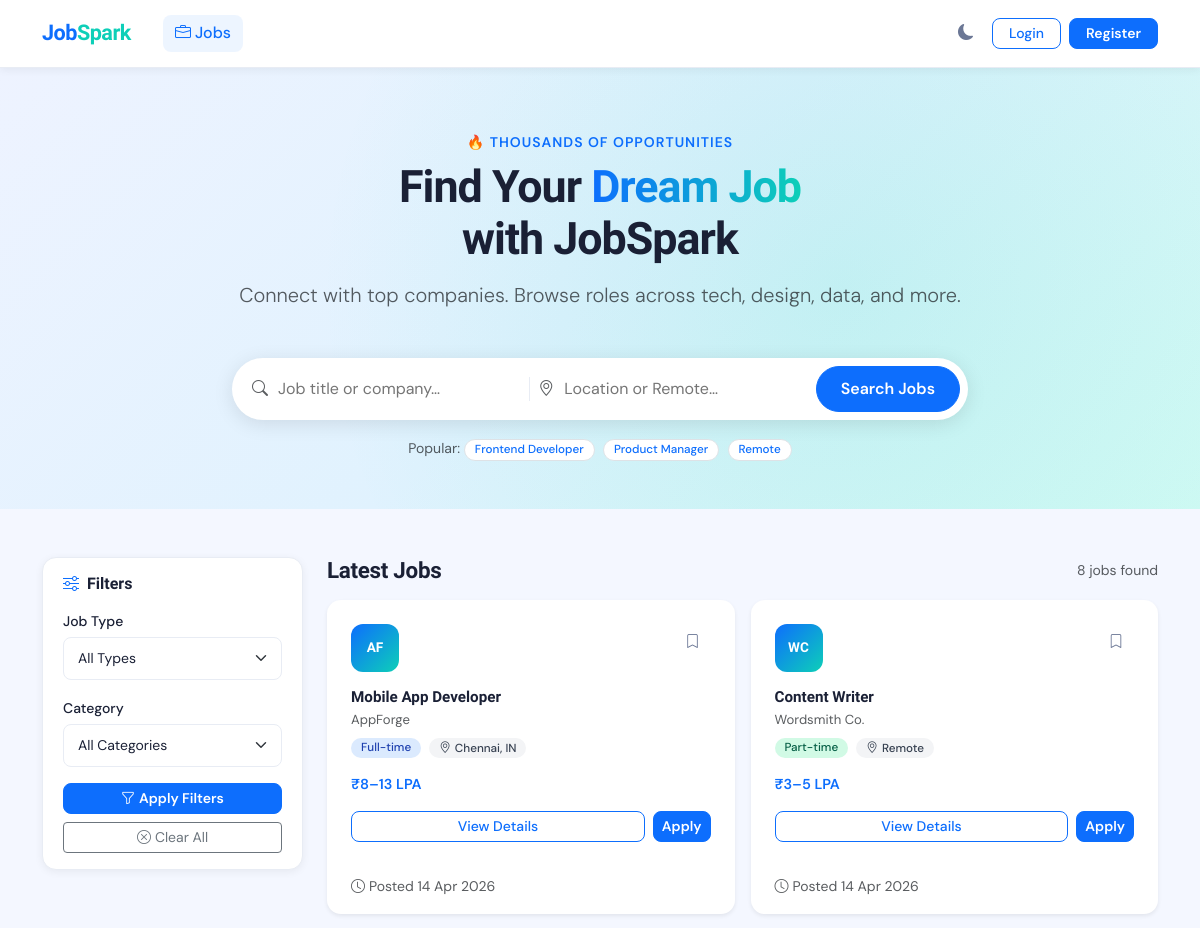
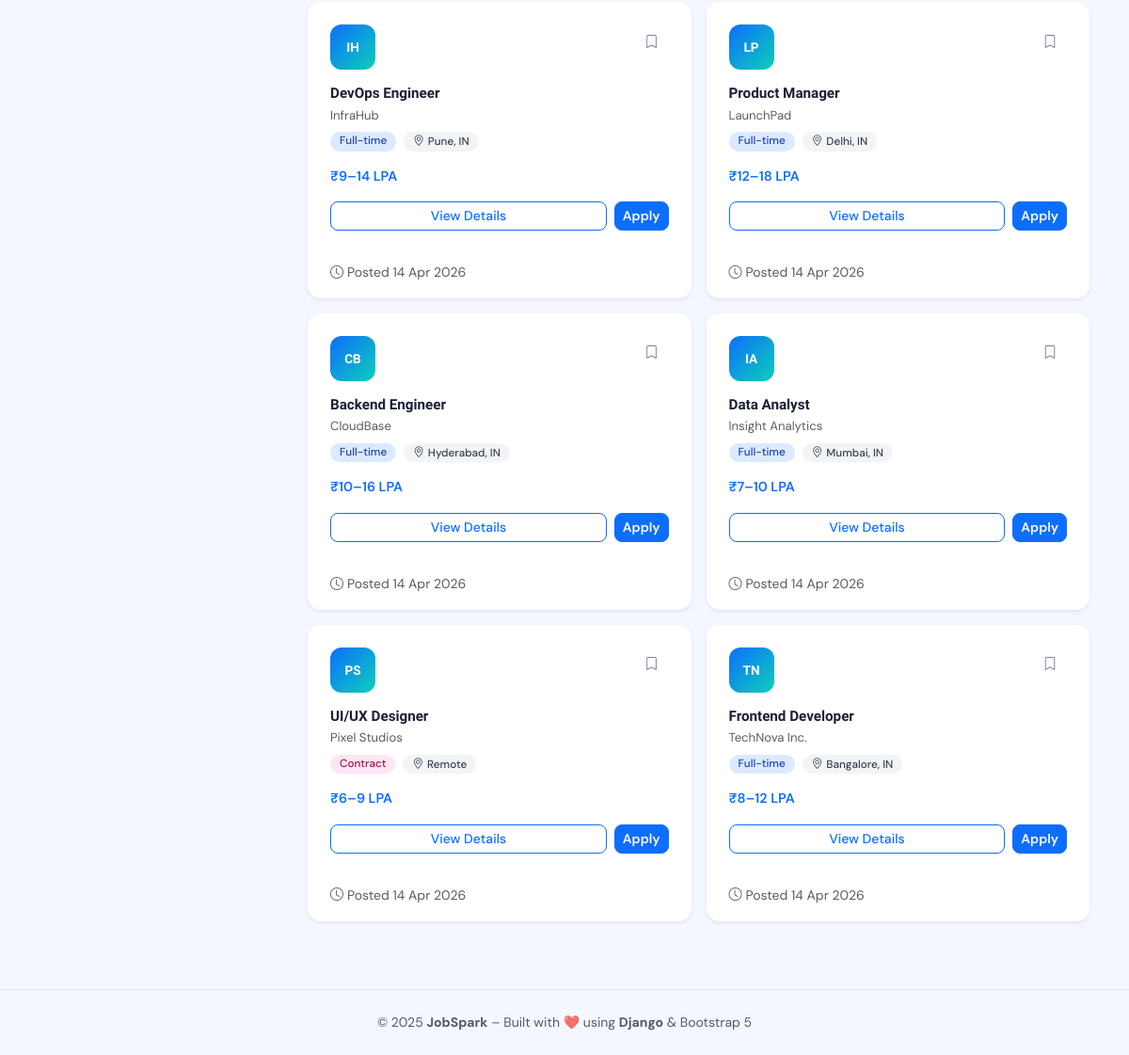
The page / on the database its author committed (2 pictures, top to bottom).
### jobs/models.py (models this page shows, shortened)
class Job(models.Model):
    FULL_TIME  = 'Full-time'
    PART_TIME  = 'Part-time'
    CONTRACT   = 'Contract'
    INTERNSHIP = 'Internship'
    JOB_TYPE_CHOICES = [
        (FULL_TIME,  'Full-time'),
        (PART_TIME,  'Part-time'),
        (CONTRACT,   'Contract'),
        (INTERNSHIP, 'Internship'),
    ]
    ENGINEERING = 'Engineering'
    DESIGN      = 'Design'
    DATA        = 'Data'
    MANAGEMENT  = 'Management'
    MARKETING   = 'Marketing'
    SALES       = 'Sales'
    OTHER       = 'Other'
    CATEGORY_CHOICES = [
        (ENGINEERING, 'Engineering'),
        (DESIGN,      'Design'),
        (DATA,        'Data'),
        (MANAGEMENT,  'Management'),
        (MARKETING,   'Marketing'),
        (SALES,       'Sales'),
        (OTHER,       'Other'),
    ]
    title        = models.CharField(max_length=200)
    company      = models.CharField(max_length=200)
    location     = models.CharField(max_length=200)
    job_type     = models.CharField(max_length=20, choices=JOB_TYPE_CHOICES, default=FULL_TIME)
    salary       = models.CharField(max_length=100, blank=True, default='Negotiable')
    category     = models.CharField(max_length=50, choices=CATEGORY_CHOICES, default=ENGINEERING)
    description  = models.TextField()
    requirements = models.TextField(blank=True, help_text='One requirement per line')
    logo         = models.CharField(max_length=5, blank=True,
                                    help_text='2-letter abbreviation shown on card (e.g. TN)')
    recruiter = models.ForeignKey(
        User,
        on_delete=models.SET_NULL,
        null=True, blank=True,
        related_name='posted_jobs',
    )
    posted_at  = models.DateTimeField(default=timezone.now)
    updated_at = models.DateTimeField(auto_now=True)
    is_active = models.BooleanField(default=True)
    class Meta:
        ordering = ['-posted_at']   # Newest first
        verbose_name = 'Job'
        verbose_name_plural = 'Jobs'
    def get_logo(self):
        return self.logo or self.company[:2].upper()
    def get_type_badge_class(self):
        mapping = {
            self.FULL_TIME:  'badge-fulltime',
            self.CONTRACT:   'badge-contract',
            self.PART_TIME:  'badge-parttime',
            self.INTERNSHIP: 'badge-parttime',
        }
        return mapping.get(self.job_type, 'badge-fulltime')

### jobs/views.py (the view, shortened to what this page needs)
# urls.py: path('',               views.home,        name='home'),
def home(request):
    form = JobSearchForm(request.GET or None)
    jobs = Job.objects.filter(is_active=True).select_related('recruiter')
    saved_ids = set()
    applied_ids = set()
    if request.user.is_authenticated:
        saved_ids   = set(SavedJob.objects.filter(
            user=request.user).values_list('job_id', flat=True))
        applied_ids = set(Application.objects.filter(
            applicant=request.user).values_list('job_id', flat=True))
    context = {
        'jobs':        jobs,
        'form':        form,
        'job_count':   jobs.count(),
        'saved_ids':   saved_ids,
        'applied_ids': applied_ids,
    }
    return render(request, 'jobs/home.html', context)

### jobs/templates/jobs/home.html (shortened to what this page needs)
{% extends "jobs/base.html" %}
{% load static %}
{% block content %}
<section class="hero-section">
  <div class="container position-relative">
    <div class="row justify-content-center text-center mb-4">
      <div class="col-lg-8 fade-up">
        <p class="text-primary fw-semibold small mb-2 text-uppercase" style="letter-spacing:1px">
          🔥 Thousands of opportunities
        </p>
        <h1 class="hero-title mb-3">
          Find Your <span class="highlight">Dream Job</span><br>with JobSpark
        </h1>
        <p class="text-muted lead mb-4 fade-up fade-up-delay-1">
          Connect with top companies. Browse roles across tech, design, data, and more.
        </p>
      </div>
    </div>
    <div class="row justify-content-center fade-up fade-up-delay-2">
      <div class="col-lg-8">
        <form id="searchForm" method="GET" action="{% url 'home' %}">
          <div class="hero-search-bar">
            <i class="bi bi-search text-muted"></i>
            {{ form.q }}
            <i class="bi bi-geo-alt text-muted d-none d-md-block"></i>
            {{ form.location }}
            <button type="submit" class="btn btn-primary">Search Jobs</button>
          </div>
        </form>
      </div>
    </div>
    <div class="row justify-content-center mt-3 fade-up fade-up-delay-3">
      <div class="col-auto">
        <span class="text-muted small">Popular: </span>
        <a href="?q=Frontend+Developer"
           class="badge bg-white text-primary border me-1 text-decoration-none">
          Frontend Developer
        </a>
        <a href="?q=Product+Manager"
           class="badge bg-white text-primary border me-1 text-decoration-none">
          Product Manager
        </a>
        <a href="?location=Remote"
           class="badge bg-white text-primary border text-decoration-none">
          Remote
        </a>
      </div>
    </div>
  </div>
</section>
<div class="container py-5">
  <div class="row g-4">
    <div class="col-lg-3">
      <form id="filterForm" method="GET" action="{% url 'home' %}">
        <div class="filter-bar sticky-top" style="top:82px">
          <h6 class="fw-bold mb-3">
            <i class="bi bi-sliders me-2 text-primary"></i>Filters
          </h6>
          <div class="mb-3">
            <label class="form-label">Job Type</label>
            {{ form.job_type }}
          </div>
          <div class="mb-3">
            <label class="form-label">Category</label>
            {{ form.category }}
          </div>
          <button type="submit" class="btn btn-primary btn-sm w-100 mb-2">
            <i class="bi bi-funnel me-1"></i>Apply Filters
          </button>
          <a href="{% url 'home' %}" class="btn btn-outline-secondary btn-sm w-100">
            <i class="bi bi-x-circle me-1"></i>Clear All
          </a>
        </div>
      </form>
    </div>
    <div class="col-lg-9">
      <div class="d-flex justify-content-between align-items-center mb-3">
        <h5 class="section-title mb-0">Latest Jobs</h5>
        <span class="text-muted small">
          {{ job_count }} job{{ job_count|pluralize }} found
        </span>
      </div>
      {% if jobs %}
        <div class="row row-cols-1 row-cols-md-2 g-3">
          {% for job in jobs %}
          <div class="col" id="job-card-{{ job.pk }}">
            <div class="job-card card h-100 border-0 shadow-sm">
              <div class="card-body p-4">
                <div class="d-flex justify-content-between align-items-start mb-3">
                  <div class="company-logo">{{ job.get_logo }}</div>
                  {% if user.is_authenticated %}
                  <button class="btn btn-sm btn-icon save-job-btn {% if job.pk in saved_ids %}saved{% endif %}"
                          data-url="{% url 'toggle_save' job.pk %}"
                          title="Save job">
                    <i class="bi {% if job.pk in saved_ids %}bi-bookmark-fill{% else %}bi-bookmark{% endif %}"></i>
                  </button>
                  <input type="hidden" name="csrfmiddlewaretoken" value="{{ csrf_token }}" style="display:none">
                  {% else %}
                  <a href="{% url 'login' %}" class="btn btn-sm btn-icon" title="Login to save">
                    <i class="bi bi-bookmark"></i>
                  </a>
                  {% endif %}
                </div>
                <h6 class="job-title fw-bold mb-1">{{ job.title }}</h6>
                <p class="company-name text-muted small mb-2">{{ job.company }}</p>
                <div class="d-flex flex-wrap gap-2 mb-3">
                  <span class="badge {{ job.get_type_badge_class }}">{{ job.job_type }}</span>
                  <span class="badge badge-location">
                    <i class="bi bi-geo-alt me-1"></i>{{ job.location }}
                  </span>
                </div>
                <p class="salary fw-semibold mb-3">{{ job.salary }}</p>
                <div class="d-flex gap-2">
                  <a href="{% url 'job_detail' job.pk %}"
                     class="btn btn-outline-primary btn-sm flex-grow-1">
                    View Details
                  </a>
                  {% if job.pk in applied_ids %}
                    <button class="btn btn-success btn-sm" disabled>
                      <i class="bi bi-check2"></i> Applied
                    </button>
                  {% else %}
                    <a href="{% url 'job_detail' job.pk %}#apply"
                       class="btn btn-primary btn-sm">Apply</a>
                  {% endif %}
                </div>
              </div>
              <div class="card-footer bg-transparent border-0 px-4 pb-3">
                <small class="text-muted">
                  <i class="bi bi-clock me-1"></i>Posted {{ job.posted_at|date:"j M Y" }}
                </small>
              </div>
            </div>
          </div>
          {% endfor %}
        </div>
      {% endif %}
    </div>
  </div>
</div>
{% endblock %}

### jobs/templates/jobs/base.html (shortened to what this page needs)
{% load static %}
<!DOCTYPE html>
<html lang="en">
<head>
  <link href="https://cdn.jsdelivr.net/npm/bootstrap@5.3.3/dist/css/bootstrap.min.css" rel="stylesheet"/>
  <link href="https://cdn.jsdelivr.net/npm/bootstrap-icons@1.11.3/font/bootstrap-icons.min.css" rel="stylesheet"/>
  <link href="{% static 'jobs/css/style.css' %}" rel="stylesheet"/>
</head>
<body>
<nav class="navbar navbar-expand-lg fixed-top">
  <div class="container">
    <a class="navbar-brand" href="{% url 'home' %}">
      Job<span class="brand-dot">Spark</span>
    </a>
    <div class="collapse navbar-collapse" id="navbarContent">
      <ul class="navbar-nav me-auto mb-2 mb-lg-0 ms-3">
        <li class="nav-item">
          <a class="nav-link {% if request.resolver_match.url_name == 'home' %}active{% endif %}"
             href="{% url 'home' %}">
            <i class="bi bi-briefcase me-1"></i>Jobs
          </a>
        </li>
      </ul>
      <div class="d-flex align-items-center gap-2">
        <button class="btn-icon" id="darkToggleBtn" title="Toggle dark mode">
        </button>
        {% if user.is_authenticated %}
          {% if user.is_staff %}
            <a href="{% url 'post_job' %}" class="btn btn-outline-primary btn-sm">
              <i class="bi bi-plus-circle me-1"></i>Post Job
            </a>
          {% endif %}
          <div class="d-flex align-items-center gap-2">
            <div class="user-avatar">
              <i class="bi bi-person-fill" style="font-size:.9rem"></i>
            </div>
            <span class="fw-500 small d-none d-lg-inline">
              {{ user.first_name|default:user.email }}
            </span>
          </div>
          <a href="{% url 'logout' %}" class="btn btn-sm text-danger border-0" title="Logout">
            <i class="bi bi-box-arrow-right"></i>
          </a>
        {% else %}
          <a href="{% url 'login' %}" class="btn btn-outline-primary btn-sm px-3">Login</a>
          <a href="{% url 'register' %}" class="btn btn-primary btn-sm px-3">Register</a>
        {% endif %}
      </div>
    </div>
  </div>
</nav>
{% block content %}{% endblock %}
<footer class="py-4 border-top mt-4">
  <div class="container text-center text-muted small">
    <p class="mb-0">
      © 2025 <strong>JobSpark</strong> –
      Built with ❤️ using <strong>Django</strong> &amp; Bootstrap 5
    </p>
  </div>
</footer>
</body>
</html>

### rows shown on the page
Job: get_logo "AF", title "Mobile App Developer", company "AppForge", job_type "Full-time", location "Chennai, IN", salary "₹8–13 LPA", shows "Apply", posted_at "14 Apr 2026"
Job: get_logo "WC", title "Content Writer", company "Wordsmith Co.", job_type "Part-time", location "Remote", salary "₹3–5 LPA", shows "Apply", posted_at "14 Apr 2026"
Job: get_logo "IH", title "DevOps Engineer", company "InfraHub", job_type "Full-time", location "Pune, IN", salary "₹9–14 LPA", shows "Apply", posted_at "14 Apr 2026"
Job: get_logo "LP", title "Product Manager", company "LaunchPad", job_type "Full-time", location "Delhi, IN", salary "₹12–18 LPA", shows "Apply", posted_at "14 Apr 2026"
Job: get_logo "CB", title "Backend Engineer", company "CloudBase", job_type "Full-time", location "Hyderabad, IN", salary "₹10–16 LPA", shows "Apply", posted_at "14 Apr 2026"
Job: get_logo "IA", title "Data Analyst", company "Insight Analytics", job_type "Full-time", location "Mumbai, IN", salary "₹7–10 LPA", shows "Apply", posted_at "14 Apr 2026"
Job: get_logo "PS", title "UI/UX Designer", company "Pixel Studios", job_type "Contract", location "Remote", salary "₹6–9 LPA", shows "Apply", posted_at "14 Apr 2026"
Job: get_logo "TN", title "Frontend Developer", company "TechNova Inc.", job_type "Full-time", location "Bangalore, IN", salary "₹8–12 LPA", shows "Apply", posted_at "14 Apr 2026"

### other values the page prints
{{ job_count }} "8"
